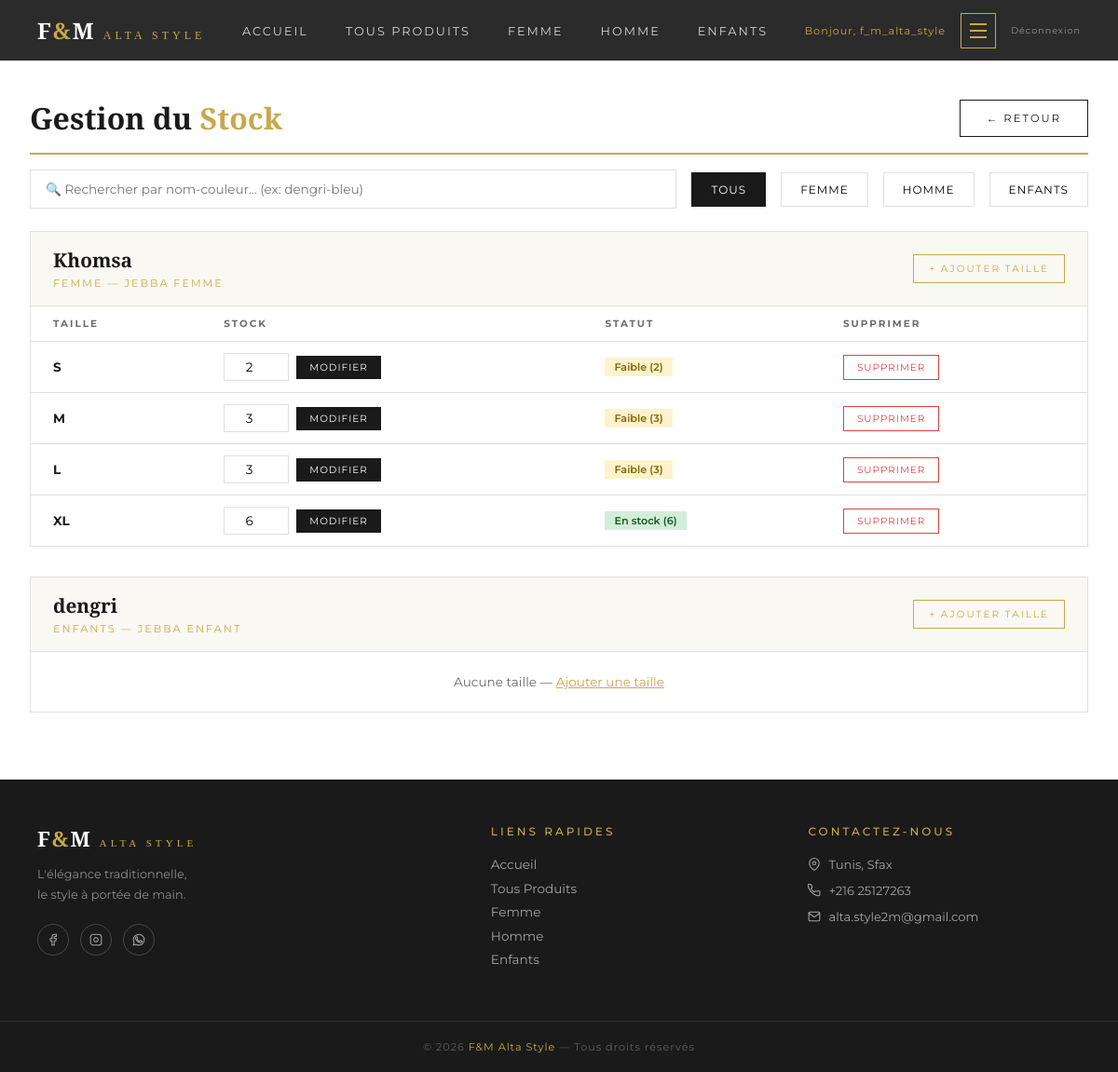
Before: /mon-admin/stock/ (signed in) with the older database file.
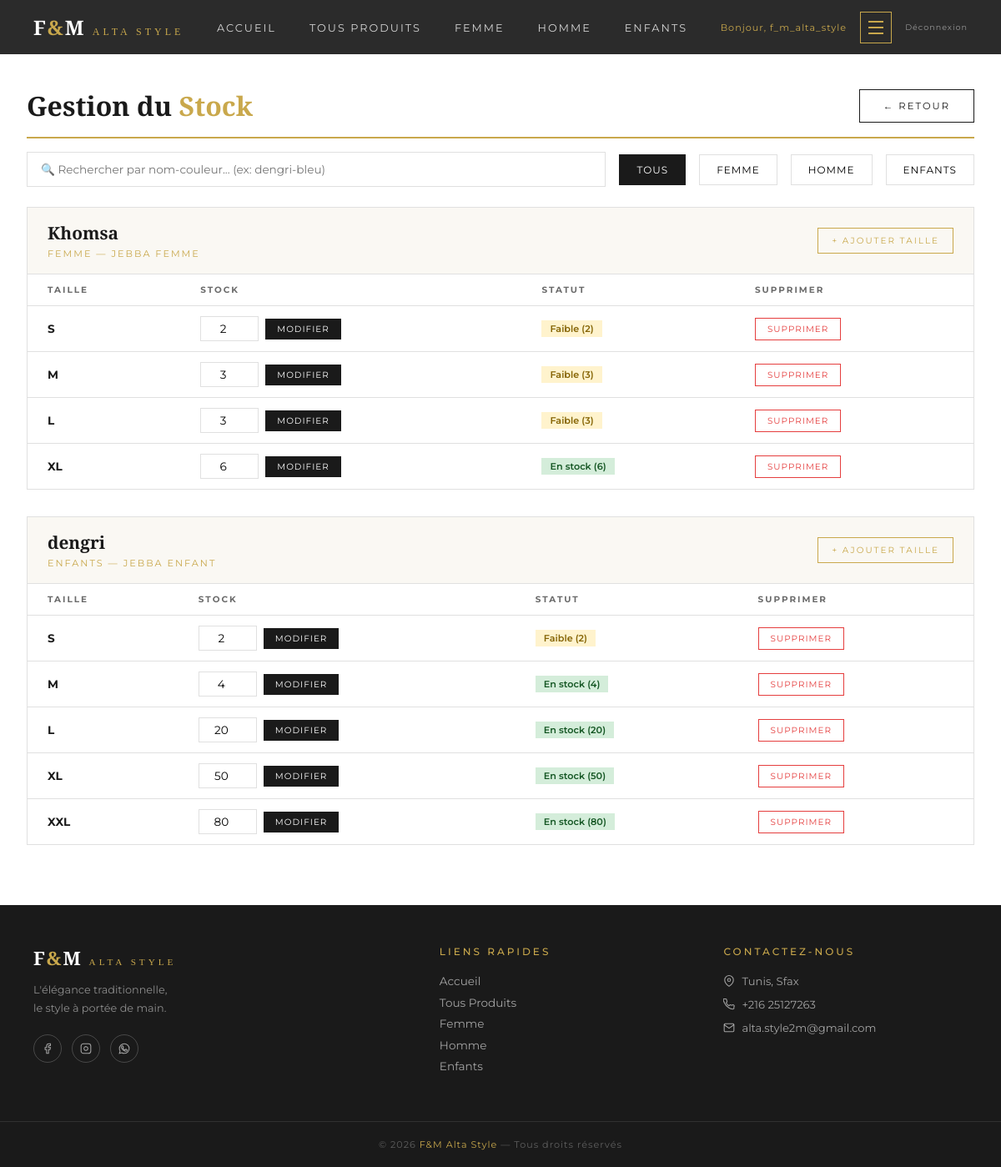
After: the same page with the newer database file.
### boutique/models.py (models this page shows, shortened)
class Produit(models.Model):
    CATEGORIES = [
        ('femme', 'Femme'),
        ('homme', 'Homme'),
        ('enfants', 'Enfants'),
    ]
    SOUS_CATEGORIES = [
        ('jebba_f', 'Jebba Femme'),
        ('dengri_f', 'Dengri Femme'),
        ('kachabiya_f', 'Kachabiya Femme'),
        ('cape', 'Cape'),
        ('kamis_f', 'Kamis Femme'),
        ('herga_h', 'Herga Homme'),
        ('dengri_h', 'Dengri Homme'),
        ('burnous', 'Burnous'),
        ('jebba_e', 'Jebba Enfant'),
        ('dengri_e', 'Dengri Enfant'),
        ('kachabiya_e', 'Kachabiya Enfant'),
        ('herga_e', 'Herga Enfant'),
        ('autre', 'Autre'),
    ]
    nom = models.CharField(max_length=200)
    description = models.TextField()
    prix = models.DecimalField(max_digits=10, decimal_places=3)
    categorie = models.CharField(max_length=50, choices=CATEGORIES)
    sous_categorie = models.CharField(max_length=50, choices=SOUS_CATEGORIES, blank=True, default='')
    couleur = models.CharField(max_length=100, blank=True, default='')
    image = models.ImageField(upload_to='produits/', blank=True, null=True)
    disponible = models.BooleanField(default=True)
    date_ajout = models.DateTimeField(auto_now_add=True)

class ProduitVariant(models.Model):
    produit = models.ForeignKey(Produit, on_delete=models.CASCADE, related_name='variants')
    taille = models.CharField(max_length=20)
    couleur = models.CharField(max_length=100, blank=True, default='')
    stock = models.IntegerField(default=0)
    class Meta:
        unique_together = ['produit', 'taille', 'couleur']

### boutique/views.py (the view)
# urls.py: path('mon-admin/stock/', views.admin_stock, name='admin_stock'),
@login_required(login_url='/mon-admin/login/')
def admin_stock(request):
    produits = Produit.objects.all().prefetch_related('variants')
    return render(request, 'boutique/admin_stock.html', {'produits': produits})

### boutique/templates/boutique/admin_stock.html (shortened to what this page needs)
{% extends 'boutique/base.html' %}
{% block content %}
<div class="stock-wrapper">
  <div class="stock-header">
    <h1>Gestion du <span>Stock</span></h1>
    <a href="/mon-admin/" class="btn-outline">← Retour</a>
  </div>
  <div class="filters-bar">
    <input type="text" class="search-input" id="searchInput" placeholder="🔍 Rechercher par nom-couleur... (ex: dengri-bleu)" oninput="filterProduits()">
    <button class="filter-btn active" onclick="setFilter(this, 'all')">Tous</button>
    <button class="filter-btn" onclick="setFilter(this, 'femme')">Femme</button>
    <button class="filter-btn" onclick="setFilter(this, 'homme')">Homme</button>
    <button class="filter-btn" onclick="setFilter(this, 'enfants')">Enfants</button>
  </div>
  {% for produit in produits %}
  <div class="produit-block" data-nom="{{ produit.nom|lower }}" data-couleur="{{ produit.couleur|lower }}" data-cat="{{ produit.categorie }}">
    <div class="produit-header">
      <div>
        <h3>{{ produit.nom }}{% if produit.couleur %}<span class="produit-couleur">— {{ produit.couleur }}</span>{% endif %}</h3>
        <small>{{ produit.get_categorie_display }} — {{ produit.get_sous_categorie_display }}</small>
      </div>
      <a href="/mon-admin/stock/ajouter/{{ produit.pk }}/" class="btn-add">+ Ajouter Taille</a>
    </div>
    {% if produit.variants.all %}
    <table class="variants-table">
      <thead>
        <tr>
          <th>Taille</th>
          <th>Stock</th>
          <th>Statut</th>
          <th>Supprimer</th>
        </tr>
      </thead>
      <tbody>
        {% for variant in produit.variants.all %}
        <tr>
          <td><strong>{{ variant.taille }}</strong></td>
          <td>
            <form method="POST" action="/mon-admin/stock/update/{{ variant.pk }}/" style="display:flex;gap:0.5rem;align-items:center">
  <input type="number" name="stock" value="{{ variant.stock }}" min="0" class="stock-input">
  <button type="submit" class="btn-save">Modifier</button>
</form>
          </td>
          <td>
            {% if variant.stock == 0 %}
            <span class="stock-badge stock-zero">Épuisé</span>
            {% elif variant.stock <= 3 %}
            <span class="stock-badge stock-low">Faible ({{ variant.stock }})</span>
            {% else %}
            <span class="stock-badge stock-ok">En stock ({{ variant.stock }})</span>
            {% endif %}
          </td>
          <td>
            <form method="POST" action="/mon-admin/stock/supprimer/{{ variant.pk }}/">
              <button type="submit" class="btn-del" onclick="return confirm('Supprimer?')">Supprimer</button>
            </form>
          </td>
        </tr>
        {% endfor %}
      </tbody>
    </table>
    {% else %}
    <p class="no-variants">Aucune taille — <a href="/mon-admin/stock/ajouter/{{ produit.pk }}/" style="color:var(--gold)">Ajouter une taille</a></p>
    {% endif %}
  </div>
  {% endfor %}
</div>
{% endblock %}

Changed rows visible on the page:
computed for Produit "dengri": text "Aucune taille — Ajouter une taille" → "TAILLE STOCK STATUT SUPPRIMER"
added ProduitVariant: taille "S", stock "2", shown under Produit "dengri"
added ProduitVariant: taille "M", stock "4", shown under Produit "dengri"
added ProduitVariant: taille "L", stock "20", shown under Produit "dengri"
added ProduitVariant: taille "XL", stock "50", shown under Produit "dengri"
added ProduitVariant: taille "XXL", stock "80", shown under Produit "dengri"
